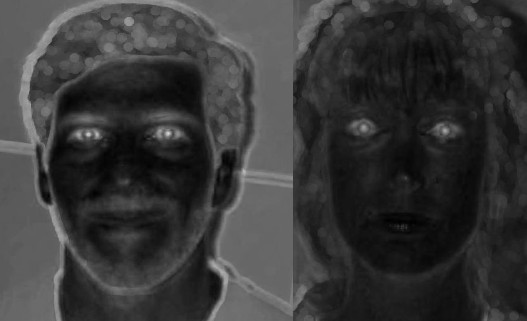
%> input picture img/eyemaps.jpg, 527 x 321 px
$ octave --eval "result = faceDetection(imread('img/eyemaps.jpg'));"   (GNU Octave 9; MATLAB toolbox functions it lacks are replaced by stand-ins)
%> lines starting %> are read from the running program, lines starting %| are printed output that depends on the picture; in (x1, y1, x2, y2) boxes, pixels count from 0 and x2, y2 are one past the last pixel; in counts of white or black regions, pixels touching at a corner belong together; the program's own positions count from 1
function faceImage = faceDetection(inputImage)
%FACEDETECTION Function for finding the face in an image
% This function takes an image as input
% returns a cropped version with only the face as output

%% Turn the image into grayscale

YCbCr = rgb2ycbcr(inputImage);
%> YCbCr: size 321x527x3 uint8; mean of channels 1, 2, 3 64.2, 128, 128
Cr=YCbCr(:,:,3);
%> Cr: size 321x527 uint8; every value is 128
H = size(inputImage, 1);
%> H = 321
W = size(inputImage, 2);
%> W = 527
S=zeros(H,W);
[SkinIndexRow,SkinIndexCol] =find(10<Cr & Cr<150);
%> SkinIndexRow = 169167 values from 1 to 321; SkinIndexCol = 169167 values from 1 to 527
for i=1:length(SkinIndexRow)
    S(SkinIndexRow(i),SkinIndexCol(i))=1;
end
%> S: size 321x527 double; every value is 1

imshow(S);

bwImage = rgb2gray(inputImage);

%% Create a binary gradient mask

threshold = 0.3;
[~,threshold] = edge(bwImage,'sobel'); %Using Sobel operator to determine threshold
%> threshold = 0.04
fudgeFactor = 0.5;
BWs = edge(bwImage,'sobel',threshold * fudgeFactor);
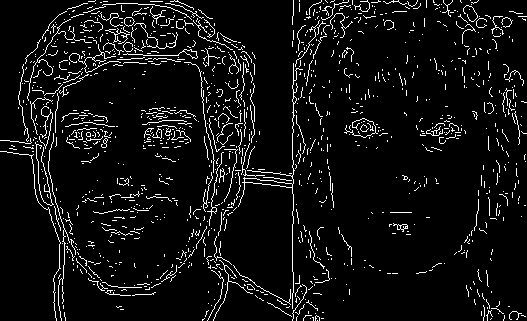
%> BWs: size 321x527 logical; 6.5% white in thin lines or dots

%level = graythresh(bwImage); %Otsu's algorithm
%thresholdIm = imbinarize(bwImage, level);

%% Dilation

se90 = strel('line',3,90);
se0 = strel('line',3,0);

BWsdil = imdilate(BWs,[se90 se0]);
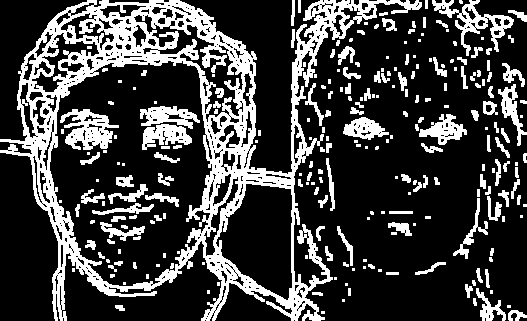
%> BWsdil: size 321x527 logical; 25% white; 247 white regions (106 under 20 px), largest, box (x1, y1, x2, y2) and area: (0, 0, 422, 321) 26387, (60, 109, 119, 150) 1300, (432, 0, 514, 56) 1212


%% Filling interior

BWdfill = imfill(BWsdil,'holes');
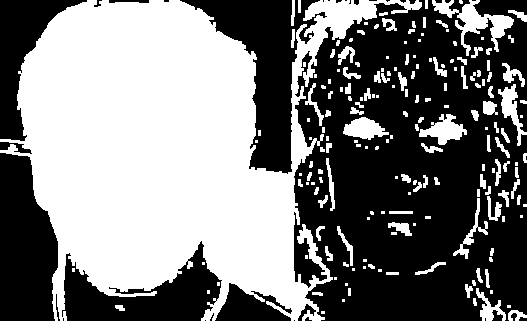
%> BWdfill: size 321x527 logical; 48.1% white; 189 white regions (80 under 20 px), largest, box (x1, y1, x2, y2) and area: (0, 0, 422, 321) 70534, (432, 0, 514, 56) 1429, (419, 114, 467, 145) 740

%% Clear border & smoothing

seD = strel('diamond',1);
BWfinal = imerode(BWdfill,seD);
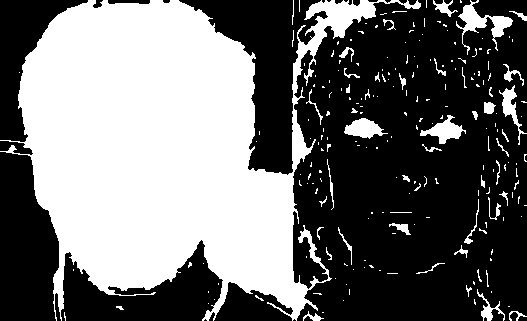
%> BWfinal: size 321x527 logical; 43% white; 218 white regions (170 under 20 px), largest, box (x1, y1, x2, y2) and area: (0, 0, 421, 321) 67215, (456, 0, 513, 55) 874, (420, 115, 466, 144) 560
BWfinal = imerode(BWfinal,seD);
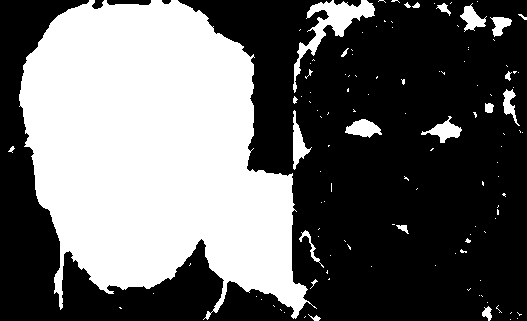
%> BWfinal: size 321x527 logical; 39.6% white; 121 white regions (98 under 20 px), largest, box (x1, y1, x2, y2) and area: (19, 0, 317, 320) 62083, (293, 0, 375, 93) 1725, (293, 110, 312, 170) 447


faceImage = BWfinal;
end

$ run again, on img/mreig.jpg
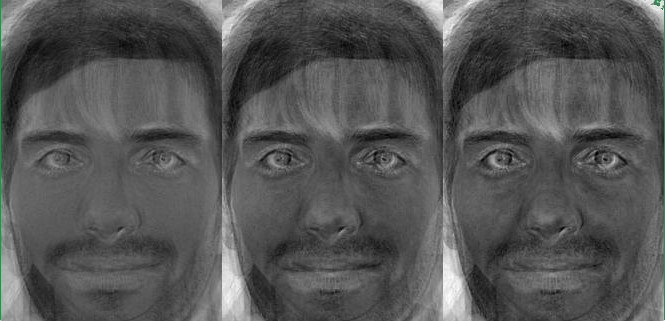
%> input picture img/mreig.jpg, 665 x 321 px
%> YCbCr: size 321x665x3 uint8; mean of channels 1, 2, 3 88.9, 128, 127.9
%> SkinIndexRow = 213465 values from 1 to 321; SkinIndexCol = 213465 values from 1 to 665
%> threshold = 0.0575
%> in faceDetection, `BWs = edge(bwImage,'sobel',threshold * fudgeFactor);`:
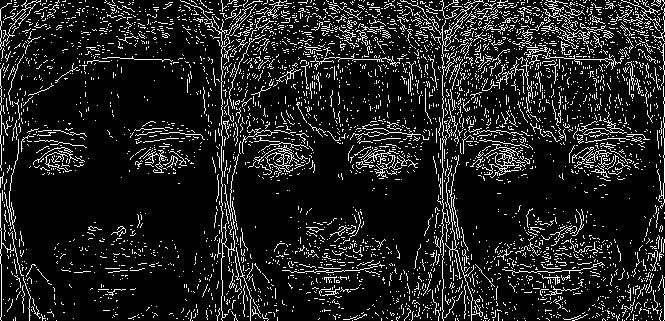
%> BWs: size 321x665 logical; 12.2% white in thin lines or dots
%> BWsdil: size 321x665 logical; 46% white; 399 white regions (240 under 20 px), largest, box (x1, y1, x2, y2) and area: (176, 0, 665, 321) 61480, (0, 0, 192, 321) 9345, (483, 207, 622, 313) 5583
%> BWdfill: size 321x665 logical; 54.5% white; 86 black regions (57 under 20 px), largest, box (x1, y1, x2, y2) and area: (10, 0, 221, 321) 45957, (232, 60, 442, 321) 27823, (453, 66, 665, 321) 20531
%> in faceDetection, `BWfinal = imerode(BWfinal,seD);`:
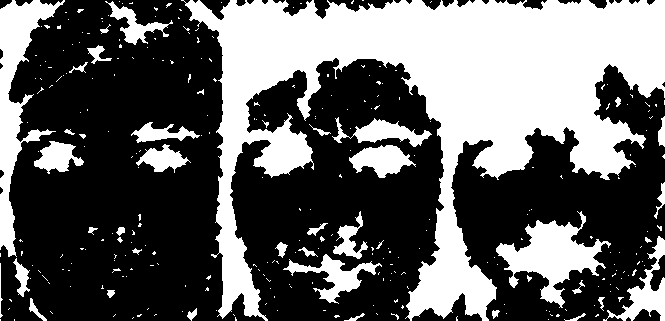
%> BWfinal: size 321x665 logical; 38.8% white; 297 white regions (257 under 20 px), largest, box (x1, y1, x2, y2) and area: (181, 0, 665, 321) 61151, (0, 0, 65, 257) 5202, (496, 211, 611, 308) 4254
